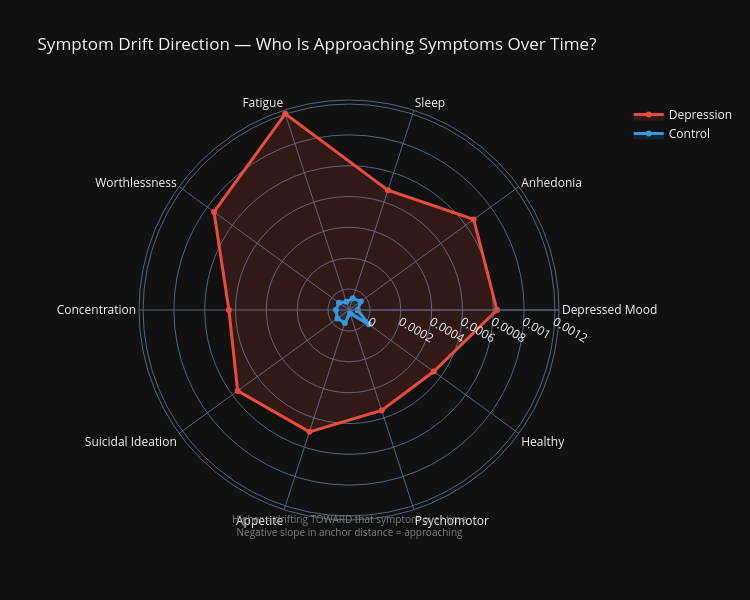

Here is the notebook cell this chart was saved with:
### Code cell
# Symptom trend radar: who is APPROACHING symptoms over time?
# Negative trend = approaching (distance decreasing), so we negate for "drift toward"
dep_trends = []
ctl_trends = []
for uid, summary in user_summaries.items():
    trend_toward = [-t for t in summary['trend']]  # negate: positive = approaching
    if user_label[uid] == 'depression':
        dep_trends.append(trend_toward)
    else:
        ctl_trends.append(trend_toward)

dep_trend_mean = np.mean(dep_trends, axis=0)
ctl_trend_mean = np.mean(ctl_trends, axis=0)
dep_tr = list(dep_trend_mean) + [dep_trend_mean[0]]
ctl_tr = list(ctl_trend_mean) + [ctl_trend_mean[0]]

fig = go.Figure()
fig.add_trace(go.Scatterpolar(
    r=dep_tr, theta=radar_labels, fill='toself',
    name='Depression', line=dict(color=C_DEP, width=3),
    fillcolor='rgba(231, 76, 60, 0.15)',
))
fig.add_trace(go.Scatterpolar(
    r=ctl_tr, theta=radar_labels, fill='toself',
    name='Control', line=dict(color=C_CTL, width=3),
    fillcolor='rgba(52, 152, 219, 0.15)',
))

fig.update_layout(
    title='Symptom Drift Direction — Who Is Approaching Symptoms Over Time?',
    polar=dict(
        radialaxis=dict(visible=True),
        bgcolor='rgba(0,0,0,0)',
    ),
    width=750, height=600,
    template='plotly_dark',
    annotations=[dict(
        text='Higher = drifting TOWARD that symptom over time<br>Negative slope in anchor distance = approaching',
        x=0.5, y=-0.05, xref='paper', yref='paper',
        showarrow=False, font=dict(size=10, color='gray'),
    )],
)
fig.show()

### Figure 1 — Plotly figure (JSON) as saved in the notebook; plotly's stock layout.template omitted (floating-point values rounded to 4 significant figures)
{"data": [{"fill": "toself", "fillcolor": "rgba(231, 76, 60, 0.15)", "line": {"color": "#e74c3c", "width": 3}, "name": "Depression", "r": [0.0008236, 0.0008637, 0.0006813, 0.001202, 0.0009465, 0.0006428, 0.0007567, 0.000695, 0.0005489, 0.0005432, 0.0008236], "theta": ["Depressed\nMood", "Anhedonia", "Sleep", "Fatigue", "Worthlessness", "Concentration", "Suicidal\nIdeation", "Appetite", "Psychomotor", "Healthy", "Depressed\nMood"], "type": "scatterpolar"}, {"fill": "toself", "fillcolor": "rgba(52, 152, 219, 0.15)", "line": {"color": "#3498db", "width": 3}, "name": "Control", "r": [-7.995e-05, -4.153e-05, -5.71e-05, -8.079e-05, -5.589e-05, -5.181e-05, -4.346e-05, -4.814e-05, -0.0001122, 2.164e-05, -7.995e-05], "theta": ["Depressed\nMood", "Anhedonia", "Sleep", "Fatigue", "Worthlessness", "Concentration", "Suicidal\nIdeation", "Appetite", "Psychomotor", "Healthy", "Depressed\nMood"], "type": "scatterpolar"}], "layout": {"annotations": [{"font": {"color": "gray", "size": 10}, "showarrow": false, "text": "Higher = drifting TOWARD that symptom over time<br>Negative slope in anchor distance = approaching", "x": 0.5, "xref": "paper", "y": -0.05, "yref": "paper"}], "height": 600, "polar": {"bgcolor": "rgba(0,0,0,0)", "radialaxis": {"visible": true}}, "title": {"text": "Symptom Drift Direction — Who Is Approaching Symptoms Over Time?"}, "width": 750}}
